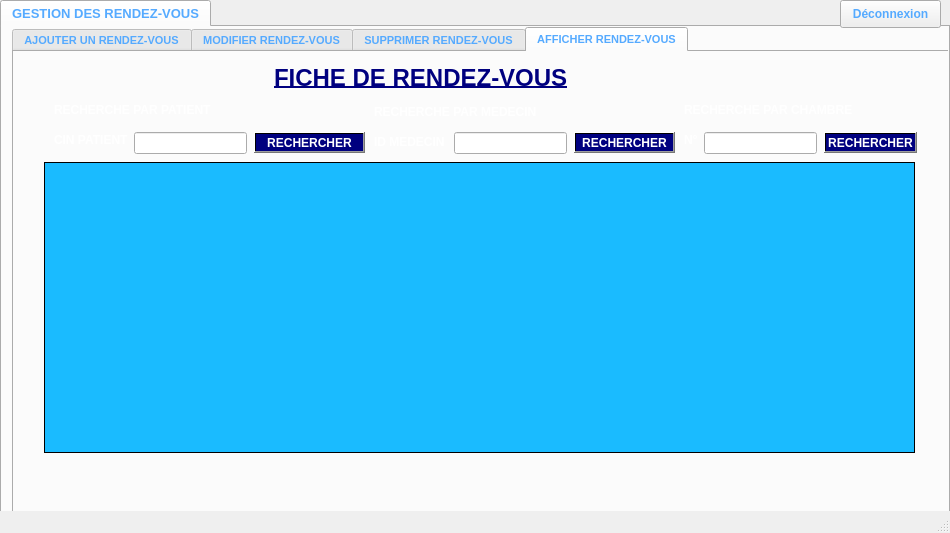
<?xml version="1.0" encoding="UTF-8"?>
<ui version="4.0">
 <class>secretaire</class>
 <widget class="QMainWindow" name="secretaire">
  <property name="geometry">
   <rect>
    <x>0</x>
    <y>0</y>
    <width>950</width>
    <height>533</height>
   </rect>
  </property>
  <property name="minimumSize">
   <size>
    <width>950</width>
    <height>533</height>
   </size>
  </property>
  <property name="windowTitle">
   <string>Secretaire</string>
  </property>
  <widget class="QWidget" name="centralwidget">
   <widget class="QTabWidget" name="tabWidget_2">
    <property name="geometry">
     <rect>
      <x>0</x>
      <y>0</y>
      <width>950</width>
      <height>533</height>
     </rect>
    </property>
    <property name="minimumSize">
     <size>
      <width>0</width>
      <height>0</height>
     </size>
    </property>
    <property name="maximumSize">
     <size>
      <width>950</width>
      <height>533</height>
     </size>
    </property>
    <property name="font">
     <font>
      <family>MS Shell Dlg 2</family>
      <pointsize>10</pointsize>
      <weight>75</weight>
      <bold>true</bold>
     </font>
    </property>
    <property name="styleSheet">
     <string notr="true">color: rgb(85, 170, 255);</string>
    </property>
    <property name="currentIndex">
     <number>0</number>
    </property>
    <widget class="QWidget" name="tab_4">
     <property name="minimumSize">
      <size>
       <width>0</width>
       <height>0</height>
      </size>
     </property>
     <property name="maximumSize">
      <size>
       <width>950</width>
       <height>533</height>
      </size>
     </property>
     <attribute name="title">
      <string>GESTION DES RENDEZ-VOUS</string>
     </attribute>
     <widget class="QTabWidget" name="tabWidget">
      <property name="geometry">
       <rect>
        <x>10</x>
        <y>0</y>
        <width>950</width>
        <height>533</height>
       </rect>
      </property>
      <property name="minimumSize">
       <size>
        <width>0</width>
        <height>0</height>
       </size>
      </property>
      <property name="maximumSize">
       <size>
        <width>950</width>
        <height>533</height>
       </size>
      </property>
      <property name="font">
       <font>
        <family>MS Shell Dlg 2</family>
        <pointsize>8</pointsize>
        <weight>75</weight>
        <bold>true</bold>
       </font>
      </property>
      <property name="styleSheet">
       <string notr="true">color: rgb(85, 170, 255);</string>
      </property>
      <property name="currentIndex">
       <number>3</number>
      </property>
      <widget class="QWidget" name="tab_6">
       <property name="maximumSize">
        <size>
         <width>950</width>
         <height>533</height>
        </size>
       </property>
       <attribute name="title">
        <string>AJOUTER UN RENDEZ-VOUS</string>
       </attribute>
       <widget class="QLabel" name="label">
        <property name="geometry">
         <rect>
          <x>380</x>
          <y>60</y>
          <width>51</width>
          <height>31</height>
         </rect>
        </property>
        <property name="font">
         <font>
          <family>MS Shell Dlg 2</family>
          <pointsize>12</pointsize>
          <weight>75</weight>
          <bold>true</bold>
          <underline>false</underline>
         </font>
        </property>
        <property name="text">
         <string>&lt;font color=white&gt;CIN&lt;font&gt;</string>
        </property>
       </widget>
       <widget class="QLabel" name="label_2">
        <property name="geometry">
         <rect>
          <x>370</x>
          <y>110</y>
          <width>61</width>
          <height>31</height>
         </rect>
        </property>
        <property name="font">
         <font>
          <family>MS Shell Dlg 2</family>
          <pointsize>12</pointsize>
          <weight>75</weight>
          <bold>true</bold>
          <underline>false</underline>
         </font>
        </property>
        <property name="text">
         <string>&lt;font color=white&gt;NOM&lt;\font&gt;</string>
        </property>
       </widget>
       <widget class="QLabel" name="label_3">
        <property name="geometry">
         <rect>
          <x>330</x>
          <y>160</y>
          <width>101</width>
          <height>31</height>
         </rect>
        </property>
        <property name="font">
         <font>
          <family>MS Shell Dlg 2</family>
          <pointsize>12</pointsize>
          <weight>75</weight>
          <bold>true</bold>
          <underline>false</underline>
         </font>
        </property>
        <property name="text">
         <string>&lt;font color=white&gt;PRENOM&lt;font&gt;</string>
        </property>
       </widget>
       <widget class="QLineEdit" name="cinline">
        <property name="geometry">
         <rect>
          <x>440</x>
          <y>60</y>
          <width>113</width>
          <height>31</height>
         </rect>
        </property>
        <property name="palette">
         <palette>
          <active>
           <colorrole role="WindowText">
            <brush brushstyle="SolidPattern">
             <color alpha="255">
              <red>85</red>
              <green>170</green>
              <blue>255</blue>
             </color>
            </brush>
           </colorrole>
           <colorrole role="Dark">
            <brush brushstyle="SolidPattern">
             <color alpha="255">
              <red>170</red>
              <green>170</green>
              <blue>255</blue>
             </color>
            </brush>
           </colorrole>
           <colorrole role="Text">
            <brush brushstyle="SolidPattern">
             <color alpha="255">
              <red>85</red>
              <green>170</green>
              <blue>255</blue>
             </color>
            </brush>
           </colorrole>
           <colorrole role="ButtonText">
            <brush brushstyle="SolidPattern">
             <color alpha="255">
              <red>85</red>
              <green>170</green>
              <blue>255</blue>
             </color>
            </brush>
           </colorrole>
           <colorrole role="PlaceholderText">
            <brush brushstyle="NoBrush">
             <color alpha="128">
              <red>85</red>
              <green>170</green>
              <blue>255</blue>
             </color>
            </brush>
           </colorrole>
          </active>
          <inactive>
           <colorrole role="WindowText">
            <brush brushstyle="SolidPattern">
             <color alpha="255">
              <red>85</red>
              <green>170</green>
              <blue>255</blue>
             </color>
            </brush>
           </colorrole>
           <colorrole role="Dark">
            <brush brushstyle="SolidPattern">
             <color alpha="255">
              <red>160</red>
              <green>160</green>
              <blue>160</blue>
             </color>
            </brush>
           </colorrole>
           <colorrole role="Text">
            <brush brushstyle="SolidPattern">
             <color alpha="255">
              <red>85</red>
              <green>170</green>
              <blue>255</blue>
             </color>
            </brush>
           </colorrole>
           <colorrole role="ButtonText">
            <brush brushstyle="SolidPattern">
             <color alpha="255">
              <red>85</red>
              <green>170</green>
              <blue>255</blue>
             </color>
            </brush>
           </colorrole>
           <colorrole role="PlaceholderText">
            <brush brushstyle="NoBrush">
             <color alpha="128">
              <red>85</red>
              <green>170</green>
              <blue>255</blue>
             </color>
            </brush>
           </colorrole>
          </inactive>
          <disabled>
           <colorrole role="WindowText">
            <brush brushstyle="SolidPattern">
             <color alpha="255">
              <red>85</red>
              <green>170</green>
              <blue>255</blue>
             </color>
            </brush>
           </colorrole>
           <colorrole role="Dark">
            <brush brushstyle="SolidPattern">
             <color alpha="255">
              <red>160</red>
              <green>160</green>
              <blue>160</blue>
             </color>
            </brush>
           </colorrole>
           <colorrole role="Text">
            <brush brushstyle="SolidPattern">
             <color alpha="255">
              <red>85</red>
              <green>170</green>
              <blue>255</blue>
             </color>
            </brush>
           </colorrole>
           <colorrole role="ButtonText">
            <brush brushstyle="SolidPattern">
             <color alpha="255">
              <red>85</red>
              <green>170</green>
              <blue>255</blue>
             </color>
            </brush>
           </colorrole>
           <colorrole role="PlaceholderText">
            <brush brushstyle="NoBrush">
             <color alpha="128">
              <red>85</red>
              <green>170</green>
              <blue>255</blue>
             </color>
            </brush>
           </colorrole>
          </disabled>
         </palette>
        </property>
        <property name="text">
         <string/>
        </property>
       </widget>
       <widget class="QLineEdit" name="nomline">
        <property name="geometry">
         <rect>
          <x>440</x>
          <y>110</y>
          <width>113</width>
          <height>31</height>
         </rect>
        </property>
       </widget>
       <widget class="QLineEdit" name="prenomline">
        <property name="geometry">
         <rect>
          <x>440</x>
          <y>160</y>
          <width>113</width>
          <height>31</height>
         </rect>
        </property>
       </widget>
       <widget class="QLineEdit" name="telline">
        <property name="geometry">
         <rect>
          <x>440</x>
          <y>310</y>
          <width>113</width>
          <height>31</height>
         </rect>
        </property>
       </widget>
       <widget class="QLabel" name="picture_ajoutrdv">
        <property name="geometry">
         <rect>
          <x>0</x>
          <y>0</y>
          <width>950</width>
          <height>533</height>
         </rect>
        </property>
        <property name="minimumSize">
         <size>
          <width>0</width>
          <height>0</height>
         </size>
        </property>
        <property name="maximumSize">
         <size>
          <width>950</width>
          <height>533</height>
         </size>
        </property>
        <property name="text">
         <string/>
        </property>
       </widget>
       <widget class="QPushButton" name="pb_ajouter">
        <property name="geometry">
         <rect>
          <x>600</x>
          <y>210</y>
          <width>91</width>
          <height>31</height>
         </rect>
        </property>
        <property name="font">
         <font>
          <family>MS Shell Dlg 2</family>
          <pointsize>10</pointsize>
          <weight>75</weight>
          <bold>true</bold>
         </font>
        </property>
        <property name="styleSheet">
         <string notr="true">background-color: qlineargradient(spread:pad, x1:0.631, y1:0.420455, x2:1, y2:0, stop:1 rgba(0, 0, 127, 255));
color: rgb(255, 255, 255);</string>
        </property>
        <property name="text">
         <string>AJOUTER</string>
        </property>
        <property name="checkable">
         <bool>false</bool>
        </property>
       </widget>
       <widget class="QLabel" name="label_5">
        <property name="geometry">
         <rect>
          <x>320</x>
          <y>310</y>
          <width>101</width>
          <height>31</height>
         </rect>
        </property>
        <property name="font">
         <font>
          <family>MS Shell Dlg 2</family>
          <pointsize>12</pointsize>
          <weight>75</weight>
          <bold>true</bold>
          <underline>false</underline>
         </font>
        </property>
        <property name="text">
         <string>&lt;font color=white&gt;MEDECIN&lt;font&gt;</string>
        </property>
       </widget>
       <widget class="QLabel" name="label_25">
        <property name="geometry">
         <rect>
          <x>360</x>
          <y>210</y>
          <width>61</width>
          <height>31</height>
         </rect>
        </property>
        <property name="font">
         <font>
          <family>MS Shell Dlg 2</family>
          <pointsize>12</pointsize>
          <weight>75</weight>
          <bold>true</bold>
          <underline>false</underline>
         </font>
        </property>
        <property name="text">
         <string>&lt;font color=white&gt;DATE&lt;font&gt;</string>
        </property>
       </widget>
       <widget class="QLabel" name="label_27">
        <property name="geometry">
         <rect>
          <x>350</x>
          <y>260</y>
          <width>71</width>
          <height>31</height>
         </rect>
        </property>
        <property name="font">
         <font>
          <family>MS Shell Dlg 2</family>
          <pointsize>12</pointsize>
          <weight>75</weight>
          <bold>true</bold>
          <underline>false</underline>
         </font>
        </property>
        <property name="text">
         <string>&lt;font color=white&gt;HEURE&lt;font&gt;</string>
        </property>
       </widget>
       <widget class="QLabel" name="label_29">
        <property name="geometry">
         <rect>
          <x>350</x>
          <y>350</y>
          <width>71</width>
          <height>51</height>
         </rect>
        </property>
        <property name="font">
         <font>
          <family>MS Shell Dlg 2</family>
          <pointsize>12</pointsize>
          <weight>75</weight>
          <bold>true</bold>
          <underline>false</underline>
         </font>
        </property>
        <property name="text">
         <string>&lt;font color=white&gt;OBJET&lt;font&gt;</string>
        </property>
       </widget>
       <widget class="QLineEdit" name="lineEdit">
        <property name="geometry">
         <rect>
          <x>440</x>
          <y>360</y>
          <width>113</width>
          <height>31</height>
         </rect>
        </property>
       </widget>
       <widget class="QLineEdit" name="dateEdit">
        <property name="geometry">
         <rect>
          <x>440</x>
          <y>210</y>
          <width>113</width>
          <height>31</height>
         </rect>
        </property>
       </widget>
       <widget class="QLineEdit" name="lineEdit_4">
        <property name="geometry">
         <rect>
          <x>440</x>
          <y>260</y>
          <width>113</width>
          <height>31</height>
         </rect>
        </property>
       </widget>
       <widget class="QLabel" name="label_16">
        <property name="geometry">
         <rect>
          <x>260</x>
          <y>10</y>
          <width>421</width>
          <height>41</height>
         </rect>
        </property>
        <property name="font">
         <font>
          <family>MS Shell Dlg 2</family>
          <pointsize>18</pointsize>
          <weight>75</weight>
          <bold>true</bold>
          <underline>true</underline>
         </font>
        </property>
        <property name="styleSheet">
         <string notr="true">color: rgb(0, 0, 127);</string>
        </property>
        <property name="text">
         <string>AJOUT D'UN RENDEZ-VOUS</string>
        </property>
       </widget>
       <zorder>picture_ajoutrdv</zorder>
       <zorder>label</zorder>
       <zorder>label_2</zorder>
       <zorder>label_3</zorder>
       <zorder>cinline</zorder>
       <zorder>nomline</zorder>
       <zorder>prenomline</zorder>
       <zorder>telline</zorder>
       <zorder>pb_ajouter</zorder>
       <zorder>label_5</zorder>
       <zorder>label_25</zorder>
       <zorder>label_27</zorder>
       <zorder>label_29</zorder>
       <zorder>lineEdit</zorder>
       <zorder>dateEdit</zorder>
       <zorder>lineEdit_4</zorder>
       <zorder>label_16</zorder>
      </widget>
      <widget class="QWidget" name="tab_5">
       <attribute name="title">
        <string>MODIFIER RENDEZ-VOUS</string>
       </attribute>
       <widget class="QPushButton" name="pb_modifier">
        <property name="geometry">
         <rect>
          <x>400</x>
          <y>210</y>
          <width>121</width>
          <height>31</height>
         </rect>
        </property>
        <property name="font">
         <font>
          <pointsize>10</pointsize>
          <weight>75</weight>
          <bold>true</bold>
         </font>
        </property>
        <property name="styleSheet">
         <string notr="true">background-color: qlineargradient(spread:pad, x1:0.631, y1:0.420455, x2:1, y2:0, stop:1 rgba(0, 0, 127, 255));
color: rgb(255, 255, 255);</string>
        </property>
        <property name="text">
         <string>MODIFIER</string>
        </property>
       </widget>
       <widget class="QLineEdit" name="cinlinemod">
        <property name="geometry">
         <rect>
          <x>490</x>
          <y>80</y>
          <width>113</width>
          <height>31</height>
         </rect>
        </property>
       </widget>
       <widget class="QLabel" name="label_8">
        <property name="geometry">
         <rect>
          <x>270</x>
          <y>90</y>
          <width>171</width>
          <height>20</height>
         </rect>
        </property>
        <property name="font">
         <font>
          <family>MS Shell Dlg 2</family>
          <pointsize>12</pointsize>
          <weight>75</weight>
          <bold>true</bold>
         </font>
        </property>
        <property name="styleSheet">
         <string notr="true">color: rgb(255, 255, 255);</string>
        </property>
        <property name="text">
         <string>CIN DU PATIENT</string>
        </property>
       </widget>
       <widget class="QLabel" name="label_10">
        <property name="geometry">
         <rect>
          <x>260</x>
          <y>140</y>
          <width>181</width>
          <height>20</height>
         </rect>
        </property>
        <property name="font">
         <font>
          <pointsize>12</pointsize>
          <weight>75</weight>
          <bold>true</bold>
         </font>
        </property>
        <property name="styleSheet">
         <string notr="true">color: rgb(255, 255, 255);</string>
        </property>
        <property name="text">
         <string>NOUVELLE HEURE </string>
        </property>
       </widget>
       <widget class="QLineEdit" name="lineEdit_2">
        <property name="geometry">
         <rect>
          <x>490</x>
          <y>140</y>
          <width>113</width>
          <height>31</height>
         </rect>
        </property>
       </widget>
       <widget class="QLabel" name="picture_modifrdv">
        <property name="geometry">
         <rect>
          <x>0</x>
          <y>0</y>
          <width>950</width>
          <height>533</height>
         </rect>
        </property>
        <property name="minimumSize">
         <size>
          <width>0</width>
          <height>0</height>
         </size>
        </property>
        <property name="maximumSize">
         <size>
          <width>950</width>
          <height>533</height>
         </size>
        </property>
        <property name="text">
         <string/>
        </property>
       </widget>
       <zorder>picture_modifrdv</zorder>
       <zorder>pb_modifier</zorder>
       <zorder>cinlinemod</zorder>
       <zorder>label_8</zorder>
       <zorder>label_10</zorder>
       <zorder>lineEdit_2</zorder>
      </widget>
      <widget class="QWidget" name="tab_3">
       <attribute name="title">
        <string>SUPPRIMER RENDEZ-VOUS</string>
       </attribute>
       <widget class="QLineEdit" name="lineEdit_id_2">
        <property name="geometry">
         <rect>
          <x>480</x>
          <y>50</y>
          <width>113</width>
          <height>31</height>
         </rect>
        </property>
       </widget>
       <widget class="QPushButton" name="pb_supprimer">
        <property name="geometry">
         <rect>
          <x>390</x>
          <y>120</y>
          <width>121</width>
          <height>31</height>
         </rect>
        </property>
        <property name="font">
         <font>
          <pointsize>10</pointsize>
          <weight>75</weight>
          <bold>true</bold>
         </font>
        </property>
        <property name="styleSheet">
         <string notr="true">background-color: qlineargradient(spread:pad, x1:0.631, y1:0.420455, x2:1, y2:0, stop:1 rgba(0, 0, 127, 255));
color: rgb(255, 255, 255);</string>
        </property>
        <property name="text">
         <string>SUPPRIMER</string>
        </property>
       </widget>
       <widget class="QLabel" name="label_9">
        <property name="geometry">
         <rect>
          <x>270</x>
          <y>60</y>
          <width>171</width>
          <height>20</height>
         </rect>
        </property>
        <property name="font">
         <font>
          <family>MS Shell Dlg 2</family>
          <pointsize>12</pointsize>
          <weight>75</weight>
          <bold>true</bold>
         </font>
        </property>
        <property name="styleSheet">
         <string notr="true">color: rgb(255, 255, 255);</string>
        </property>
        <property name="text">
         <string>CIN DU PATIENT</string>
        </property>
       </widget>
       <widget class="QLabel" name="picture_supprdv">
        <property name="geometry">
         <rect>
          <x>0</x>
          <y>0</y>
          <width>950</width>
          <height>533</height>
         </rect>
        </property>
        <property name="minimumSize">
         <size>
          <width>0</width>
          <height>0</height>
         </size>
        </property>
        <property name="maximumSize">
         <size>
          <width>950</width>
          <height>533</height>
         </size>
        </property>
        <property name="text">
         <string/>
        </property>
       </widget>
       <zorder>picture_supprdv</zorder>
       <zorder>lineEdit_id_2</zorder>
       <zorder>pb_supprimer</zorder>
       <zorder>label_9</zorder>
      </widget>
      <widget class="QWidget" name="tab_2">
       <attribute name="title">
        <string>AFFICHER RENDEZ-VOUS</string>
       </attribute>
       <widget class="QTableView" name="tabrdv">
        <property name="geometry">
         <rect>
          <x>30</x>
          <y>110</y>
          <width>871</width>
          <height>291</height>
         </rect>
        </property>
        <property name="minimumSize">
         <size>
          <width>0</width>
          <height>0</height>
         </size>
        </property>
        <property name="maximumSize">
         <size>
          <width>950</width>
          <height>533</height>
         </size>
        </property>
        <property name="styleSheet">
         <string notr="true">font: 63 9pt &quot;Yu Gothic UI Semibold&quot;;
background-color: qlineargradient(spread:pad, x1:0.169, y1:0.25, x2:1, y2:0, stop:1 rgba(26, 187, 255, 255));
color: rgb(0, 0, 127);</string>
        </property>
       </widget>
       <widget class="QLabel" name="picture_affichrdv">
        <property name="geometry">
         <rect>
          <x>0</x>
          <y>-10</y>
          <width>950</width>
          <height>533</height>
         </rect>
        </property>
        <property name="minimumSize">
         <size>
          <width>0</width>
          <height>0</height>
         </size>
        </property>
        <property name="maximumSize">
         <size>
          <width>950</width>
          <height>533</height>
         </size>
        </property>
        <property name="text">
         <string/>
        </property>
       </widget>
       <widget class="QLabel" name="label_6">
        <property name="geometry">
         <rect>
          <x>40</x>
          <y>50</y>
          <width>161</width>
          <height>16</height>
         </rect>
        </property>
        <property name="font">
         <font>
          <weight>75</weight>
          <bold>true</bold>
         </font>
        </property>
        <property name="styleSheet">
         <string notr="true">color: rgb(255, 255, 255);</string>
        </property>
        <property name="text">
         <string>RECHERCHE PAR PATIENT</string>
        </property>
       </widget>
       <widget class="QLineEdit" name="patient_recherche">
        <property name="geometry">
         <rect>
          <x>120</x>
          <y>80</y>
          <width>113</width>
          <height>22</height>
         </rect>
        </property>
       </widget>
       <widget class="QLabel" name="label_11">
        <property name="geometry">
         <rect>
          <x>40</x>
          <y>80</y>
          <width>81</width>
          <height>16</height>
         </rect>
        </property>
        <property name="font">
         <font>
          <weight>75</weight>
          <bold>true</bold>
         </font>
        </property>
        <property name="styleSheet">
         <string notr="true">border-color: rgb(0, 0, 0);
selection-color: rgb(170, 255, 0);
color: rgb(255, 255, 255);</string>
        </property>
        <property name="text">
         <string>CIN PATIENT</string>
        </property>
       </widget>
       <widget class="QPushButton" name="recherche_patient">
        <property name="geometry">
         <rect>
          <x>240</x>
          <y>80</y>
          <width>111</width>
          <height>21</height>
         </rect>
        </property>
        <property name="font">
         <font>
          <weight>75</weight>
          <bold>true</bold>
         </font>
        </property>
        <property name="styleSheet">
         <string notr="true">background-color: qlineargradient(spread:pad, x1:0.631, y1:0.420455, x2:1, y2:0, stop:1 rgba(0, 0, 127, 255));
color: rgb(255, 255, 255);</string>
        </property>
        <property name="text">
         <string>RECHERCHER</string>
        </property>
       </widget>
       <widget class="QLabel" name="label_7">
        <property name="geometry">
         <rect>
          <x>360</x>
          <y>50</y>
          <width>171</width>
          <height>20</height>
         </rect>
        </property>
        <property name="font">
         <font>
          <weight>75</weight>
          <bold>true</bold>
         </font>
        </property>
        <property name="styleSheet">
         <string notr="true">color: rgb(255, 255, 255);</string>
        </property>
        <property name="text">
         <string>RECHERCHE PAR MEDECIN</string>
        </property>
       </widget>
       <widget class="QLabel" name="label_12">
        <property name="geometry">
         <rect>
          <x>360</x>
          <y>80</y>
          <width>81</width>
          <height>20</height>
         </rect>
        </property>
        <property name="font">
         <font>
          <family>MS Shell Dlg 2</family>
          <weight>75</weight>
          <bold>true</bold>
         </font>
        </property>
        <property name="styleSheet">
         <string notr="true">color: rgb(255, 255, 255);</string>
        </property>
        <property name="text">
         <string>ID MEDECIN</string>
        </property>
       </widget>
       <widget class="QLineEdit" name="medecin_recherche">
        <property name="geometry">
         <rect>
          <x>440</x>
          <y>80</y>
          <width>113</width>
          <height>22</height>
         </rect>
        </property>
       </widget>
       <widget class="QPushButton" name="rechercher_medecin">
        <property name="geometry">
         <rect>
          <x>560</x>
          <y>80</y>
          <width>101</width>
          <height>21</height>
         </rect>
        </property>
        <property name="font">
         <font>
          <weight>75</weight>
          <bold>true</bold>
         </font>
        </property>
        <property name="styleSheet">
         <string notr="true">background-color: qlineargradient(spread:pad, x1:0.631, y1:0.420455, x2:1, y2:0, stop:1 rgba(0, 0, 127, 255));
color: rgb(255, 255, 255);</string>
        </property>
        <property name="text">
         <string>RECHERCHER</string>
        </property>
       </widget>
       <widget class="QLabel" name="label_13">
        <property name="geometry">
         <rect>
          <x>670</x>
          <y>50</y>
          <width>171</width>
          <height>16</height>
         </rect>
        </property>
        <property name="font">
         <font>
          <weight>75</weight>
          <bold>true</bold>
         </font>
        </property>
        <property name="styleSheet">
         <string notr="true">color: rgb(255, 255, 255);</string>
        </property>
        <property name="text">
         <string>RECHERCHE PAR CHAMBRE</string>
        </property>
       </widget>
       <widget class="QLabel" name="label_14">
        <property name="geometry">
         <rect>
          <x>670</x>
          <y>80</y>
          <width>21</width>
          <height>16</height>
         </rect>
        </property>
        <property name="font">
         <font>
          <weight>75</weight>
          <italic>false</italic>
          <bold>true</bold>
         </font>
        </property>
        <property name="styleSheet">
         <string notr="true">color: rgb(255, 255, 255);</string>
        </property>
        <property name="text">
         <string>N°</string>
        </property>
       </widget>
       <widget class="QLineEdit" name="num_chambre">
        <property name="geometry">
         <rect>
          <x>690</x>
          <y>80</y>
          <width>113</width>
          <height>22</height>
         </rect>
        </property>
       </widget>
       <widget class="QPushButton" name="chambre_recherche">
        <property name="geometry">
         <rect>
          <x>810</x>
          <y>80</y>
          <width>93</width>
          <height>21</height>
         </rect>
        </property>
        <property name="font">
         <font>
          <weight>75</weight>
          <bold>true</bold>
         </font>
        </property>
        <property name="styleSheet">
         <string notr="true">color: rgb(255, 255, 255);
background-color: qlineargradient(spread:pad, x1:0.631, y1:0.420455, x2:1, y2:0, stop:1 rgba(0, 0, 127, 255));</string>
        </property>
        <property name="text">
         <string>RECHERCHER</string>
        </property>
       </widget>
       <widget class="QLabel" name="label_15">
        <property name="geometry">
         <rect>
          <x>260</x>
          <y>10</y>
          <width>371</width>
          <height>31</height>
         </rect>
        </property>
        <property name="font">
         <font>
          <pointsize>18</pointsize>
          <weight>75</weight>
          <bold>true</bold>
          <underline>true</underline>
         </font>
        </property>
        <property name="styleSheet">
         <string notr="true">color: rgb(0, 0, 127);</string>
        </property>
        <property name="text">
         <string>FICHE DE RENDEZ-VOUS</string>
        </property>
       </widget>
       <zorder>picture_affichrdv</zorder>
       <zorder>tabrdv</zorder>
       <zorder>label_6</zorder>
       <zorder>patient_recherche</zorder>
       <zorder>label_11</zorder>
       <zorder>recherche_patient</zorder>
       <zorder>label_7</zorder>
       <zorder>label_12</zorder>
       <zorder>medecin_recherche</zorder>
       <zorder>rechercher_medecin</zorder>
       <zorder>label_13</zorder>
       <zorder>label_14</zorder>
       <zorder>num_chambre</zorder>
       <zorder>chambre_recherche</zorder>
       <zorder>label_15</zorder>
      </widget>
     </widget>
    </widget>
   </widget>
   <widget class="QPushButton" name="pushButton">
    <property name="geometry">
     <rect>
      <x>840</x>
      <y>0</y>
      <width>101</width>
      <height>28</height>
     </rect>
    </property>
    <property name="font">
     <font>
      <weight>75</weight>
      <bold>true</bold>
     </font>
    </property>
    <property name="styleSheet">
     <string notr="true">color: rgb(85, 170, 255);</string>
    </property>
    <property name="text">
     <string>Déconnexion</string>
    </property>
   </widget>
  </widget>
  <widget class="QMenuBar" name="menubar">
   <property name="geometry">
    <rect>
     <x>0</x>
     <y>0</y>
     <width>950</width>
     <height>26</height>
    </rect>
   </property>
  </widget>
  <widget class="QStatusBar" name="statusbar"/>
 </widget>
 <resources/>
 <connections/>
</ui>
